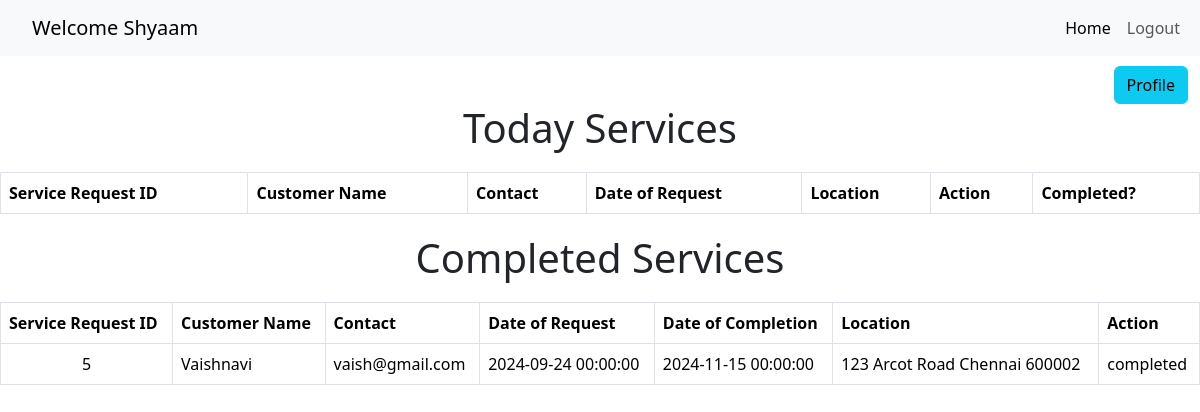
The app's page /sphomepage/5, older data.
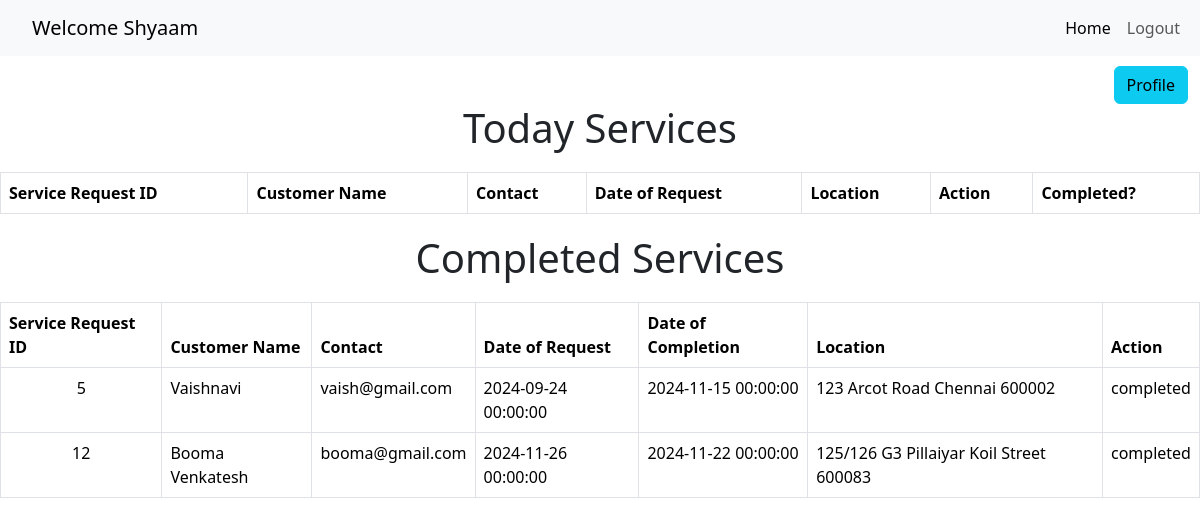
The same page, newer data.
### application/models.py (models this page shows)
class ServiceRequest(db.Model):
    __tablename__ = 'service_requests'
    serv_req_id = db.Column(db.Integer, primary_key=True)
    service_id = db.Column(db.Integer, db.ForeignKey('services.service_id'), nullable=False)
    cust_id = db.Column(db.Integer, db.ForeignKey('customers.id'), nullable=False)
    professional_id = db.Column(db.Integer, db.ForeignKey('service_professionals.id'), nullable=True)
    date_of_req = db.Column(db.DateTime, default=date.today)
    date_of_completion = db.Column(db.DateTime, nullable=True)
    service_status = db.Column(db.String(50), nullable=False)  # requested, assigned, completed
    remarks = db.Column(db.Text, nullable=True)
    professional = db.relationship('ServiceProfessional', backref='service_requests', lazy=True)
    customer = db.relationship('Customer', backref='service_requests', lazy=True)

class Customer(db.Model):
    __tablename__ = 'customers'
    id = db.Column(db.Integer, primary_key=True)
    email = db.Column(db.String(120), unique=True, nullable=False)
    password = db.Column(db.String(120), nullable=False)
    full_name = db.Column(db.String(100), nullable=False)
    address = db.Column(db.String(200), nullable=False)
    pincode = db.Column(db.String(10), nullable=False)

### app.py (the view)
@app.route('/sphomepage/<int:id>', methods = ['GET'])
def sphomepage(id):
    professional = ServiceProfessional.query.get(id)
    service_requests = ServiceRequest.query.filter_by(professional_id = id)
    return render_template("sphomepage.html", professional = professional, service_requests = service_requests)

### templates/sphomepage.html (shortened to what this page needs)
<!DOCTYPE html>
<html lang="en">
<head>
    <link href="https://cdn.jsdelivr.net/npm/bootstrap@5.3.3/dist/css/bootstrap.min.css" rel="stylesheet">
</head>
<body>
    <nav class="navbar navbar-expand-lg navbar-light bg-light">
        <div class="container-fluid">
          <a class="navbar-brand" href="#">Welcome {{ professional.full_name }}</a>
          <div class="collapse navbar-collapse" id="navbarNavAltMarkup">
            <div class="navbar-nav">
              <a class="nav-link active" aria-current="page" href="#">Home</a>
              <a class="nav-link" href="{{ url_for('logout') }}">Logout</a>
            </div>
          </div>
        </div>
    </nav>
    {% if professional %}
        <div class="container" style="padding-top: 10px; float: right;">
            <a href="{{url_for('professionalprofile', id = professional.id)}}" class="btn btn-info">Profile</a>
        </div>
    {% else %}
        <p>Service Professional information not available</p>
    {% endif %}
    <div class="heading">
        <h1>Today Services</h1>
    </div>
    <div class="table-container">
        <table class="table table-bordered">
            <thead>
                <tr>
                    <th>Service Request ID</th>
                    <th>Customer Name</th>
                    <th>Contact</th>
                    <th>Date of Request</th>
                    <th>Location</th>
                    <th>Action</th>
                    <th>Completed?</th>
                </tr>
            </thead>
        </table>
    </div>
    <div class="heading">
        <h1>Completed Services</h1>
    </div>
    <div class="table-container">
        <table class="table table-bordered">
            <thead>
                <tr>
                    <th>Service Request ID</th>
                    <th>Customer Name</th>
                    <th>Contact</th>
                    <th>Date of Request</th>
                    <th>Date of Completion</th>
                    <th>Location</th>
                    <th>Action</th>
                </tr>
            </thead>
            <tbody>
                {% for service_request in service_requests %}
                {% if service_request.service_status == 'completed' %}
                <tr>
                    <td style="text-align: center;">{{service_request.serv_req_id}}</td>
                    <td>{{service_request.customer.full_name}}</td>
                    <td>{{service_request.customer.email}}</td>
                    <td>{{service_request.date_of_req}}</td>
                    <td>{{service_request.date_of_completion}}</td>
                    <td>{{service_request.customer.address + " " + service_request.customer.pincode }}</td>
                    <td>{{service_request.service_status}}</td>
                </tr>
                {% endif %}
                {% endfor %}
            </tbody>
        </table>
    </div>
</body>
</html>

Row changes from the older to the newer data that the page shows:
added ServiceRequest: serv_req_id "12", customer.full_name "Booma Venkatesh", customer.email "booma@gmail.com", date_of_req "2024-11-26 00:00:00", date_of_completion "2024-11-22 00:00:00", customer "125/126 G3 Pillaiyar Koil Street 600083", service_status "completed"
